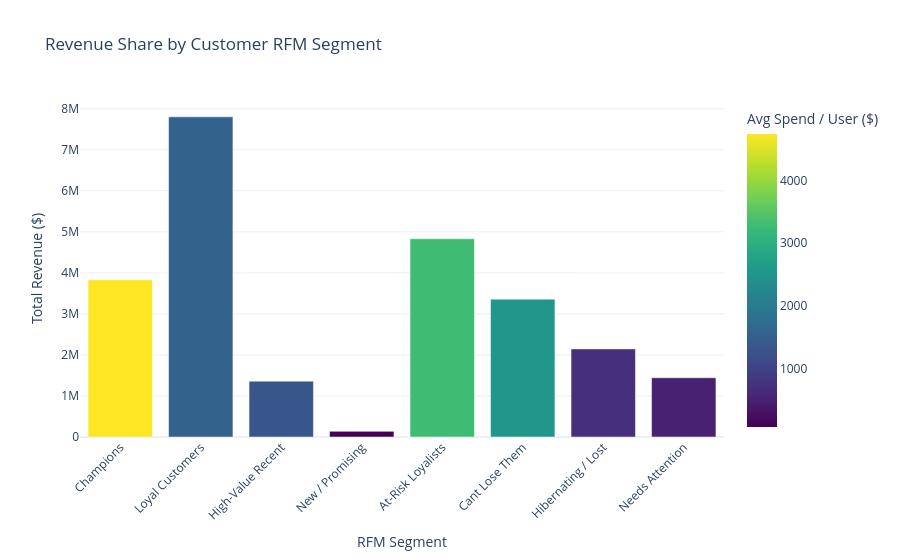

Here is the notebook cell this chart was saved with:
### Code cell
# 1. Load raw customer 360 view
df_customers = load_view("vw_customer_360")

# 2. Apply transformations to raw customer data
df_customers_transformed = categorize_rfm_segments(df_customers)

# 3. Aggregate by segment
df_rfm_summary = df_customers_transformed.groupby('rfm_segment', observed=False).agg(
    customer_count=('CustomerKey', 'count'),
    total_revenue=('monetary_value', 'sum'),
    avg_revenue=('monetary_value', 'mean')
).reset_index()

# 4. Plot Chart
fig_rfm = px.bar(
    df_rfm_summary,
    x='rfm_segment',
    y='total_revenue',
    color='avg_revenue',
    title='Revenue Share by Customer RFM Segment',
    labels={'rfm_segment': 'RFM Segment', 'total_revenue': 'Total Revenue ($)', 'avg_revenue': 'Avg Spend / User ($)'},
    color_continuous_scale='Viridis',
    template='plotly_white'
)
fig_rfm.update_layout(xaxis_tickangle=-45)
fig_rfm.show()

### Figure 1 — Plotly figure (JSON) as saved in the notebook; plotly's stock layout.template omitted (floating-point values rounded to 4 significant figures)
{"data": [{"alignmentgroup": "True", "hovertemplate": "RFM Segment=%{x}<br>Total Revenue ($)=%{y}<br>Avg Spend / User ($)=%{marker.color}<extra></extra>", "legendgroup": "", "marker": {"color": [4737.0, 1534.0, 1338.0, 76.54, 3270.0, 2513.0, 711.6, 501.9], "coloraxis": "coloraxis", "pattern": {"shape": ""}}, "name": "", "offsetgroup": "", "orientation": "v", "showlegend": false, "textposition": "auto", "type": "bar", "x": ["Champions", "Loyal Customers", "High-Value Recent", "New / Promising", "At-Risk Loyalists", "Cant Lose Them", "Hibernating / Lost", "Needs Attention"], "xaxis": "x", "y": [3832000.0, 7802000.0, 1362000.0, 137500.0, 4830000.0, 3360000.0, 2147000.0, 1444000.0], "yaxis": "y"}], "layout": {"barmode": "relative", "coloraxis": {"colorbar": {"title": {"text": "Avg Spend / User ($)"}}, "colorscale": [[0, "#440154"], [0.1111, "#482878"], [0.2222, "#3e4989"], [0.3333, "#31688e"], [0.4444, "#26828e"], [0.5556, "#1f9e89"], [0.6667, "#35b779"], [0.7778, "#6ece58"], [0.8889, "#b5de2b"], [1, "#fde725"]]}, "legend": {"tracegroupgap": 0}, "title": {"text": "Revenue Share by Customer RFM Segment"}, "xaxis": {"anchor": "y", "domain": [0, 1], "tickangle": -45, "title": {"text": "RFM Segment"}}, "yaxis": {"anchor": "x", "domain": [0, 1], "title": {"text": "Total Revenue ($)"}}}}
